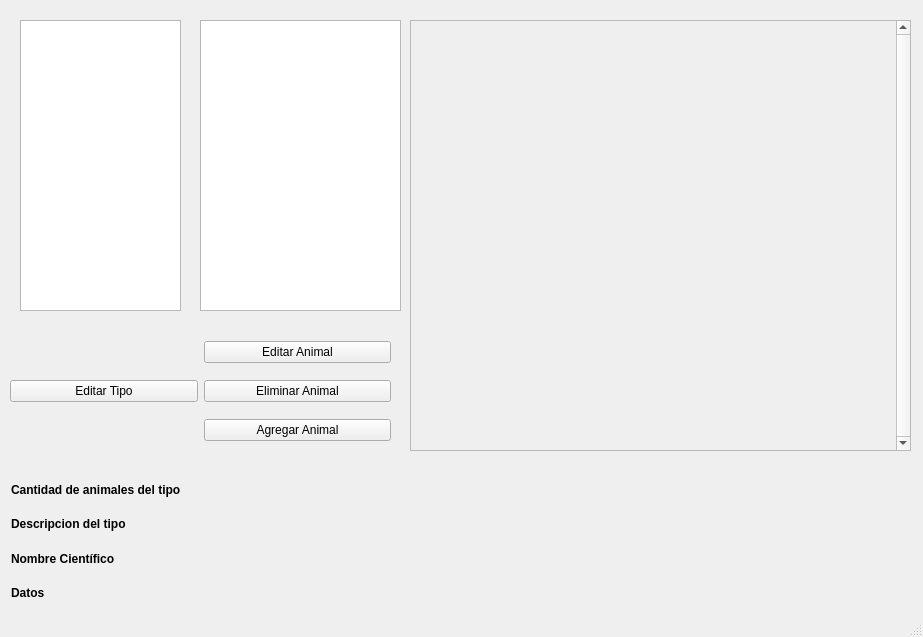
<?xml version="1.0" encoding="UTF-8"?>
<ui version="4.0">
 <class>MainWindow</class>
 <widget class="QMainWindow" name="MainWindow">
  <property name="geometry">
   <rect>
    <x>0</x>
    <y>0</y>
    <width>923</width>
    <height>637</height>
   </rect>
  </property>
  <property name="windowTitle">
   <string>MainWindow</string>
  </property>
  <widget class="QWidget" name="centralwidget">
   <widget class="QTableView" name="tabla_tipo">
    <property name="geometry">
     <rect>
      <x>20</x>
      <y>20</y>
      <width>161</width>
      <height>291</height>
     </rect>
    </property>
    <property name="selectionMode">
     <enum>QAbstractItemView::SingleSelection</enum>
    </property>
   </widget>
   <widget class="QTableView" name="tabla_animal">
    <property name="geometry">
     <rect>
      <x>200</x>
      <y>20</y>
      <width>201</width>
      <height>291</height>
     </rect>
    </property>
    <property name="selectionMode">
     <enum>QAbstractItemView::SingleSelection</enum>
    </property>
   </widget>
   <widget class="QWidget" name="layoutWidget">
    <property name="geometry">
     <rect>
      <x>10</x>
      <y>330</y>
      <width>381</width>
      <height>123</height>
     </rect>
    </property>
    <layout class="QHBoxLayout" name="horizontalLayout_2">
     <item>
      <widget class="QPushButton" name="btn_editar_tipo">
       <property name="text">
        <string>Editar Tipo</string>
       </property>
      </widget>
     </item>
     <item>
      <layout class="QVBoxLayout" name="verticalLayout_3">
       <item>
        <widget class="QPushButton" name="btn_editar_animal">
         <property name="text">
          <string>Editar Animal</string>
         </property>
        </widget>
       </item>
       <item>
        <widget class="QPushButton" name="eliminar_animal">
         <property name="text">
          <string>Eliminar Animal</string>
         </property>
        </widget>
       </item>
       <item>
        <widget class="QPushButton" name="btn_agregar_animal">
         <property name="text">
          <string>Agregar Animal</string>
         </property>
        </widget>
       </item>
      </layout>
     </item>
    </layout>
   </widget>
   <widget class="QLabel" name="label">
    <property name="geometry">
     <rect>
      <x>11</x>
      <y>515</y>
      <width>143</width>
      <height>17</height>
     </rect>
    </property>
    <property name="font">
     <font>
      <weight>75</weight>
      <bold>true</bold>
     </font>
    </property>
    <property name="text">
     <string>Descripcion del tipo</string>
    </property>
   </widget>
   <widget class="QLabel" name="label_2">
    <property name="geometry">
     <rect>
      <x>11</x>
      <y>550</y>
      <width>131</width>
      <height>17</height>
     </rect>
    </property>
    <property name="font">
     <font>
      <weight>75</weight>
      <bold>true</bold>
     </font>
    </property>
    <property name="text">
     <string>Nombre Científico</string>
    </property>
   </widget>
   <widget class="QLabel" name="label_3">
    <property name="geometry">
     <rect>
      <x>11</x>
      <y>584</y>
      <width>43</width>
      <height>17</height>
     </rect>
    </property>
    <property name="font">
     <font>
      <weight>75</weight>
      <bold>true</bold>
     </font>
    </property>
    <property name="text">
     <string>Datos</string>
    </property>
   </widget>
   <widget class="QLabel" name="label_4">
    <property name="geometry">
     <rect>
      <x>11</x>
      <y>481</y>
      <width>212</width>
      <height>17</height>
     </rect>
    </property>
    <property name="font">
     <font>
      <weight>75</weight>
      <bold>true</bold>
     </font>
    </property>
    <property name="text">
     <string>Cantidad de animales del tipo</string>
    </property>
   </widget>
   <widget class="QWidget" name="layoutWidget">
    <property name="geometry">
     <rect>
      <x>230</x>
      <y>480</y>
      <width>671</width>
      <height>121</height>
     </rect>
    </property>
    <layout class="QVBoxLayout" name="verticalLayout">
     <item>
      <widget class="QLabel" name="lbl_cant_ani">
       <property name="text">
        <string/>
       </property>
       <property name="textFormat">
        <enum>Qt::PlainText</enum>
       </property>
      </widget>
     </item>
     <item>
      <widget class="QLabel" name="label_descripcion_tipo">
       <property name="lineWidth">
        <number>1</number>
       </property>
       <property name="text">
        <string/>
       </property>
       <property name="textFormat">
        <enum>Qt::PlainText</enum>
       </property>
       <property name="scaledContents">
        <bool>false</bool>
       </property>
      </widget>
     </item>
     <item>
      <widget class="QLabel" name="label_nombre_cientifico">
       <property name="text">
        <string/>
       </property>
       <property name="textFormat">
        <enum>Qt::PlainText</enum>
       </property>
      </widget>
     </item>
     <item>
      <widget class="QLabel" name="label_datos">
       <property name="text">
        <string/>
       </property>
       <property name="textFormat">
        <enum>Qt::PlainText</enum>
       </property>
       <property name="wordWrap">
        <bool>true</bool>
       </property>
       <property name="margin">
        <number>0</number>
       </property>
      </widget>
     </item>
    </layout>
   </widget>
   <widget class="QScrollArea" name="scrollArea">
    <property name="geometry">
     <rect>
      <x>410</x>
      <y>20</y>
      <width>501</width>
      <height>431</height>
     </rect>
    </property>
    <property name="verticalScrollBarPolicy">
     <enum>Qt::ScrollBarAlwaysOn</enum>
    </property>
    <property name="horizontalScrollBarPolicy">
     <enum>Qt::ScrollBarAlwaysOff</enum>
    </property>
    <property name="widgetResizable">
     <bool>true</bool>
    </property>
    <widget class="QWidget" name="scrollAreaWidgetContents">
     <property name="geometry">
      <rect>
       <x>0</x>
       <y>0</y>
       <width>486</width>
       <height>429</height>
      </rect>
     </property>
     <widget class="QWidget" name="widget" native="true">
      <property name="geometry">
       <rect>
        <x>0</x>
        <y>0</y>
        <width>491</width>
        <height>431</height>
       </rect>
      </property>
      <property name="sizePolicy">
       <sizepolicy hsizetype="Preferred" vsizetype="Maximum">
        <horstretch>0</horstretch>
        <verstretch>0</verstretch>
       </sizepolicy>
      </property>
      <property name="maximumSize">
       <size>
        <width>491</width>
        <height>16777215</height>
       </size>
      </property>
     </widget>
    </widget>
   </widget>
  </widget>
  <widget class="QStatusBar" name="statusbar"/>
 </widget>
 <resources/>
 <connections/>
</ui>
